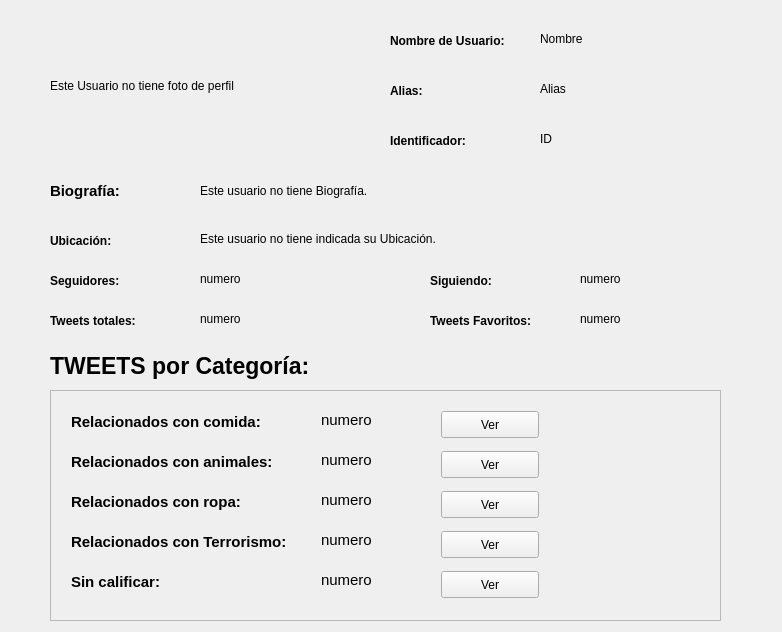
<?xml version="1.0" encoding="UTF-8"?>
<ui version="4.0">
 <class>Form</class>
 <widget class="QWidget" name="Form">
  <property name="geometry">
   <rect>
    <x>0</x>
    <y>0</y>
    <width>782</width>
    <height>632</height>
   </rect>
  </property>
  <property name="windowTitle">
   <string>Form</string>
  </property>
  <widget class="QLabel" name="foto">
   <property name="geometry">
    <rect>
     <x>50</x>
     <y>70</y>
     <width>241</width>
     <height>31</height>
    </rect>
   </property>
   <property name="text">
    <string>Este Usuario no tiene foto de perfil</string>
   </property>
  </widget>
  <widget class="QLabel" name="label_2">
   <property name="geometry">
    <rect>
     <x>390</x>
     <y>20</y>
     <width>141</width>
     <height>41</height>
    </rect>
   </property>
   <property name="font">
    <font>
     <weight>75</weight>
     <bold>true</bold>
    </font>
   </property>
   <property name="text">
    <string>Nombre de Usuario:</string>
   </property>
   <property name="scaledContents">
    <bool>false</bool>
   </property>
   <property name="wordWrap">
    <bool>false</bool>
   </property>
  </widget>
  <widget class="QLabel" name="nombreUsu">
   <property name="geometry">
    <rect>
     <x>540</x>
     <y>30</y>
     <width>66</width>
     <height>17</height>
    </rect>
   </property>
   <property name="text">
    <string>Nombre</string>
   </property>
  </widget>
  <widget class="QLabel" name="label_3">
   <property name="geometry">
    <rect>
     <x>390</x>
     <y>70</y>
     <width>131</width>
     <height>41</height>
    </rect>
   </property>
   <property name="font">
    <font>
     <weight>75</weight>
     <bold>true</bold>
    </font>
   </property>
   <property name="text">
    <string>Alias:</string>
   </property>
  </widget>
  <widget class="QLabel" name="alias">
   <property name="geometry">
    <rect>
     <x>540</x>
     <y>80</y>
     <width>66</width>
     <height>17</height>
    </rect>
   </property>
   <property name="text">
    <string>Alias</string>
   </property>
  </widget>
  <widget class="QLabel" name="label_4">
   <property name="geometry">
    <rect>
     <x>50</x>
     <y>170</y>
     <width>81</width>
     <height>41</height>
    </rect>
   </property>
   <property name="font">
    <font>
     <pointsize>11</pointsize>
     <weight>75</weight>
     <bold>true</bold>
    </font>
   </property>
   <property name="text">
    <string>Biografía:</string>
   </property>
  </widget>
  <widget class="QLabel" name="bio">
   <property name="geometry">
    <rect>
     <x>200</x>
     <y>160</y>
     <width>391</width>
     <height>61</height>
    </rect>
   </property>
   <property name="text">
    <string>Este usuario no tiene Biografía.</string>
   </property>
  </widget>
  <widget class="QLabel" name="ubicacion">
   <property name="geometry">
    <rect>
     <x>200</x>
     <y>230</y>
     <width>301</width>
     <height>17</height>
    </rect>
   </property>
   <property name="text">
    <string>Este usuario no tiene indicada su Ubicación.</string>
   </property>
  </widget>
  <widget class="QLabel" name="label_5">
   <property name="geometry">
    <rect>
     <x>50</x>
     <y>220</y>
     <width>131</width>
     <height>41</height>
    </rect>
   </property>
   <property name="font">
    <font>
     <weight>75</weight>
     <bold>true</bold>
    </font>
   </property>
   <property name="text">
    <string>Ubicación:</string>
   </property>
  </widget>
  <widget class="QLabel" name="ide">
   <property name="geometry">
    <rect>
     <x>540</x>
     <y>130</y>
     <width>66</width>
     <height>17</height>
    </rect>
   </property>
   <property name="text">
    <string>ID</string>
   </property>
  </widget>
  <widget class="QLabel" name="label_6">
   <property name="geometry">
    <rect>
     <x>390</x>
     <y>120</y>
     <width>131</width>
     <height>41</height>
    </rect>
   </property>
   <property name="font">
    <font>
     <weight>75</weight>
     <bold>true</bold>
    </font>
   </property>
   <property name="text">
    <string>Identificador:</string>
   </property>
  </widget>
  <widget class="QLabel" name="label_7">
   <property name="geometry">
    <rect>
     <x>50</x>
     <y>260</y>
     <width>131</width>
     <height>41</height>
    </rect>
   </property>
   <property name="font">
    <font>
     <weight>75</weight>
     <bold>true</bold>
    </font>
   </property>
   <property name="text">
    <string>Seguidores:</string>
   </property>
  </widget>
  <widget class="QLabel" name="seguidores">
   <property name="geometry">
    <rect>
     <x>200</x>
     <y>270</y>
     <width>91</width>
     <height>17</height>
    </rect>
   </property>
   <property name="text">
    <string>numero</string>
   </property>
  </widget>
  <widget class="QLabel" name="siguiendo">
   <property name="geometry">
    <rect>
     <x>580</x>
     <y>270</y>
     <width>91</width>
     <height>17</height>
    </rect>
   </property>
   <property name="text">
    <string>numero</string>
   </property>
  </widget>
  <widget class="QLabel" name="label_8">
   <property name="geometry">
    <rect>
     <x>430</x>
     <y>260</y>
     <width>131</width>
     <height>41</height>
    </rect>
   </property>
   <property name="font">
    <font>
     <weight>75</weight>
     <bold>true</bold>
    </font>
   </property>
   <property name="text">
    <string>Siguiendo:</string>
   </property>
  </widget>
  <widget class="QLabel" name="tweets">
   <property name="geometry">
    <rect>
     <x>200</x>
     <y>310</y>
     <width>91</width>
     <height>17</height>
    </rect>
   </property>
   <property name="text">
    <string>numero</string>
   </property>
  </widget>
  <widget class="QLabel" name="fav">
   <property name="geometry">
    <rect>
     <x>580</x>
     <y>310</y>
     <width>91</width>
     <height>17</height>
    </rect>
   </property>
   <property name="text">
    <string>numero</string>
   </property>
  </widget>
  <widget class="QLabel" name="label_9">
   <property name="geometry">
    <rect>
     <x>50</x>
     <y>300</y>
     <width>131</width>
     <height>41</height>
    </rect>
   </property>
   <property name="font">
    <font>
     <weight>75</weight>
     <bold>true</bold>
    </font>
   </property>
   <property name="text">
    <string>Tweets totales:</string>
   </property>
  </widget>
  <widget class="QLabel" name="label_10">
   <property name="geometry">
    <rect>
     <x>430</x>
     <y>300</y>
     <width>131</width>
     <height>41</height>
    </rect>
   </property>
   <property name="font">
    <font>
     <weight>75</weight>
     <bold>true</bold>
    </font>
   </property>
   <property name="text">
    <string>Tweets Favoritos:</string>
   </property>
  </widget>
  <widget class="QScrollArea" name="scrollArea">
   <property name="geometry">
    <rect>
     <x>50</x>
     <y>390</y>
     <width>671</width>
     <height>231</height>
    </rect>
   </property>
   <property name="widgetResizable">
    <bool>true</bool>
   </property>
   <widget class="QWidget" name="scrollAreaWidgetContents">
    <property name="geometry">
     <rect>
      <x>0</x>
      <y>0</y>
      <width>669</width>
      <height>229</height>
     </rect>
    </property>
    <widget class="QLabel" name="rComida">
     <property name="geometry">
      <rect>
       <x>270</x>
       <y>20</y>
       <width>211</width>
       <height>17</height>
      </rect>
     </property>
     <property name="font">
      <font>
       <pointsize>11</pointsize>
      </font>
     </property>
     <property name="text">
      <string>numero</string>
     </property>
    </widget>
    <widget class="QLabel" name="label_11">
     <property name="geometry">
      <rect>
       <x>20</x>
       <y>10</y>
       <width>221</width>
       <height>41</height>
      </rect>
     </property>
     <property name="font">
      <font>
       <pointsize>11</pointsize>
       <weight>75</weight>
       <bold>true</bold>
      </font>
     </property>
     <property name="text">
      <string>Relacionados con comida:</string>
     </property>
    </widget>
    <widget class="QLabel" name="label_12">
     <property name="geometry">
      <rect>
       <x>20</x>
       <y>50</y>
       <width>221</width>
       <height>41</height>
      </rect>
     </property>
     <property name="font">
      <font>
       <pointsize>11</pointsize>
       <weight>75</weight>
       <bold>true</bold>
      </font>
     </property>
     <property name="text">
      <string>Relacionados con animales:</string>
     </property>
    </widget>
    <widget class="QLabel" name="label_13">
     <property name="geometry">
      <rect>
       <x>20</x>
       <y>90</y>
       <width>221</width>
       <height>41</height>
      </rect>
     </property>
     <property name="font">
      <font>
       <pointsize>11</pointsize>
       <weight>75</weight>
       <bold>true</bold>
      </font>
     </property>
     <property name="text">
      <string>Relacionados con ropa:</string>
     </property>
    </widget>
    <widget class="QLabel" name="label_14">
     <property name="geometry">
      <rect>
       <x>20</x>
       <y>130</y>
       <width>221</width>
       <height>41</height>
      </rect>
     </property>
     <property name="font">
      <font>
       <pointsize>11</pointsize>
       <weight>75</weight>
       <bold>true</bold>
      </font>
     </property>
     <property name="text">
      <string>Relacionados con Terrorismo:</string>
     </property>
    </widget>
    <widget class="QLabel" name="label_15">
     <property name="geometry">
      <rect>
       <x>20</x>
       <y>170</y>
       <width>221</width>
       <height>41</height>
      </rect>
     </property>
     <property name="font">
      <font>
       <pointsize>11</pointsize>
       <weight>75</weight>
       <bold>true</bold>
      </font>
     </property>
     <property name="text">
      <string>Sin calificar:</string>
     </property>
    </widget>
    <widget class="QLabel" name="rAnimales">
     <property name="geometry">
      <rect>
       <x>270</x>
       <y>60</y>
       <width>211</width>
       <height>17</height>
      </rect>
     </property>
     <property name="font">
      <font>
       <pointsize>11</pointsize>
      </font>
     </property>
     <property name="text">
      <string>numero</string>
     </property>
    </widget>
    <widget class="QLabel" name="rRopa">
     <property name="geometry">
      <rect>
       <x>270</x>
       <y>100</y>
       <width>211</width>
       <height>17</height>
      </rect>
     </property>
     <property name="font">
      <font>
       <pointsize>11</pointsize>
      </font>
     </property>
     <property name="text">
      <string>numero</string>
     </property>
    </widget>
    <widget class="QLabel" name="rTerrorismo">
     <property name="geometry">
      <rect>
       <x>270</x>
       <y>140</y>
       <width>211</width>
       <height>17</height>
      </rect>
     </property>
     <property name="font">
      <font>
       <pointsize>11</pointsize>
      </font>
     </property>
     <property name="text">
      <string>numero</string>
     </property>
    </widget>
    <widget class="QLabel" name="sCa">
     <property name="geometry">
      <rect>
       <x>270</x>
       <y>180</y>
       <width>211</width>
       <height>17</height>
      </rect>
     </property>
     <property name="font">
      <font>
       <pointsize>11</pointsize>
      </font>
     </property>
     <property name="text">
      <string>numero</string>
     </property>
    </widget>
    <widget class="QPushButton" name="verComida">
     <property name="geometry">
      <rect>
       <x>390</x>
       <y>20</y>
       <width>98</width>
       <height>27</height>
      </rect>
     </property>
     <property name="text">
      <string>Ver</string>
     </property>
    </widget>
    <widget class="QPushButton" name="verAnimales">
     <property name="geometry">
      <rect>
       <x>390</x>
       <y>60</y>
       <width>98</width>
       <height>27</height>
      </rect>
     </property>
     <property name="text">
      <string>Ver</string>
     </property>
    </widget>
    <widget class="QPushButton" name="verRopa">
     <property name="geometry">
      <rect>
       <x>390</x>
       <y>100</y>
       <width>98</width>
       <height>27</height>
      </rect>
     </property>
     <property name="text">
      <string>Ver</string>
     </property>
    </widget>
    <widget class="QPushButton" name="verTerrorismo">
     <property name="geometry">
      <rect>
       <x>390</x>
       <y>140</y>
       <width>98</width>
       <height>27</height>
      </rect>
     </property>
     <property name="text">
      <string>Ver</string>
     </property>
    </widget>
    <widget class="QPushButton" name="verSinCalificar">
     <property name="geometry">
      <rect>
       <x>390</x>
       <y>180</y>
       <width>98</width>
       <height>27</height>
      </rect>
     </property>
     <property name="text">
      <string>Ver</string>
     </property>
    </widget>
   </widget>
  </widget>
  <widget class="QLabel" name="label">
   <property name="geometry">
    <rect>
     <x>50</x>
     <y>350</y>
     <width>281</width>
     <height>31</height>
    </rect>
   </property>
   <property name="font">
    <font>
     <pointsize>17</pointsize>
     <weight>75</weight>
     <italic>false</italic>
     <bold>true</bold>
     <underline>false</underline>
     <strikeout>false</strikeout>
     <kerning>true</kerning>
    </font>
   </property>
   <property name="text">
    <string>TWEETS por Categoría:</string>
   </property>
  </widget>
 </widget>
 <resources/>
 <connections/>
</ui>
